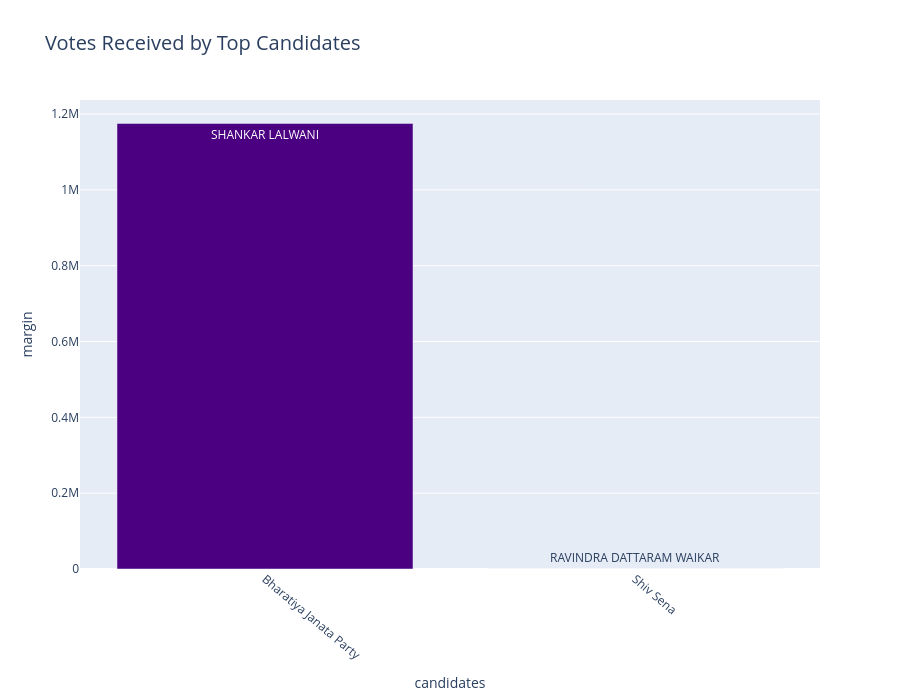

Here is the notebook cell this chart was saved with:
### Markdown cell above
__3: Highest and lowest Victory Candidate__

### Code cell
highest_margin_entry = df.loc[df['Margin'].idxmax()]
lowest_margin_entry = df.loc[df['Margin'].idxmin()]

# Combine the data
data_to_plot = pd.DataFrame({
    'Candidate': [highest_margin_entry['Leading Candidate'], lowest_margin_entry['Leading Candidate']],
    'Party': [highest_margin_entry['Leading Party'], lowest_margin_entry['Leading Party']],
    'Margin': [highest_margin_entry['Margin'], lowest_margin_entry['Margin']]
})

# Plot the comparison
fig = go.Figure(
    data=[
        go.Bar(
            x=data_to_plot['Party'],
            y=data_to_plot['Margin'], 
            text=data_to_plot['Candidate'], 
            marker_color='indigo'
        )
    ],
    layout_title_text="Votes Received by Top Candidates"
)

fig.update_layout(
    xaxis_title="candidates",
    yaxis_title="margin",
    title_font_size=20,
    xaxis_tickangle=40,
    height=700,
    width=900
)

fig.show()

### Figure 1 — Plotly figure (JSON) as saved in the notebook; plotly's stock layout.template omitted (floating-point values rounded to 4 significant figures)
{"data": [{"marker": {"color": "indigo"}, "text": ["SHANKAR LALWANI", "RAVINDRA DATTARAM WAIKAR"], "type": "bar", "x": ["Bharatiya Janata Party", "Shiv Sena"], "y": [1175092, 48]}], "layout": {"height": 700, "title": {"font": {"size": 20}, "text": "Votes Received by Top Candidates"}, "width": 900, "xaxis": {"tickangle": 40, "title": {"text": "candidates"}}, "yaxis": {"title": {"text": "margin"}}}}
